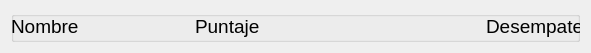
<?xml version="1.0" encoding="UTF-8"?>
<ui version="4.0">
 <class>item_lista</class>
 <widget class="QWidget" name="item_lista">
  <property name="geometry">
   <rect>
    <x>0</x>
    <y>0</y>
    <width>591</width>
    <height>51</height>
   </rect>
  </property>
  <property name="windowTitle">
   <string>Form</string>
  </property>
  <layout class="QGridLayout" name="gridLayout">
   <item row="0" column="0">
    <widget class="QGroupBox" name="fondo">
     <property name="title">
      <string/>
     </property>
     <widget class="QWidget" name="horizontalLayoutWidget">
      <property name="geometry">
       <rect>
        <x>0</x>
        <y>0</y>
        <width>573</width>
        <height>30</height>
       </rect>
      </property>
      <layout class="QHBoxLayout" name="horizontalLayout">
       <item>
        <widget class="QLabel" name="name">
         <property name="font">
          <font>
           <family>Ubuntu</family>
           <pointsize>14</pointsize>
          </font>
         </property>
         <property name="text">
          <string>Nombre</string>
         </property>
        </widget>
       </item>
       <item>
        <spacer name="horizontalSpacer">
         <property name="orientation">
          <enum>Qt::Horizontal</enum>
         </property>
         <property name="sizeHint" stdset="0">
          <size>
           <width>40</width>
           <height>20</height>
          </size>
         </property>
        </spacer>
       </item>
       <item>
        <widget class="QLabel" name="points">
         <property name="font">
          <font>
           <family>Ubuntu</family>
           <pointsize>14</pointsize>
          </font>
         </property>
         <property name="text">
          <string>Puntaje</string>
         </property>
        </widget>
       </item>
       <item>
        <spacer name="horizontalSpacer_3">
         <property name="orientation">
          <enum>Qt::Horizontal</enum>
         </property>
         <property name="sizeHint" stdset="0">
          <size>
           <width>40</width>
           <height>20</height>
          </size>
         </property>
        </spacer>
       </item>
       <item>
        <spacer name="horizontalSpacer_2">
         <property name="orientation">
          <enum>Qt::Horizontal</enum>
         </property>
         <property name="sizeHint" stdset="0">
          <size>
           <width>40</width>
           <height>20</height>
          </size>
         </property>
        </spacer>
       </item>
       <item>
        <widget class="QLabel" name="desempate">
         <property name="font">
          <font>
           <family>Ubuntu</family>
           <pointsize>14</pointsize>
          </font>
         </property>
         <property name="text">
          <string>Desempate</string>
         </property>
        </widget>
       </item>
      </layout>
     </widget>
    </widget>
   </item>
  </layout>
 </widget>
 <resources/>
 <connections/>
</ui>
